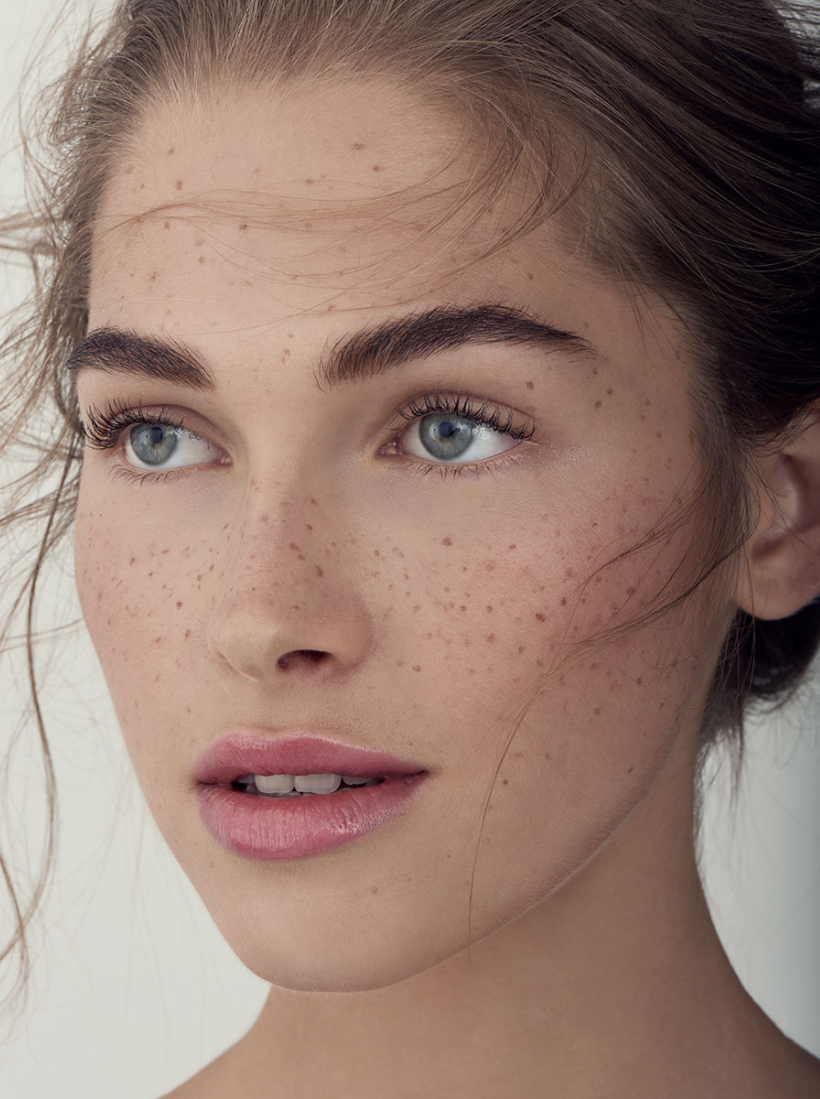
#> input picture chap7平滑处理/pics/qb.png, 820 x 1099 px
$ python blur.py
#> lines starting #> are read from the running program, lines starting #| are printed output that depends on the picture
import cv2
import numpy as np

img = cv2.imread(r'./pics/qb.png')
#> img is the input picture: shape (1099, 820, 3); mean B, G, R 112.4, 123.2, 149.3
img = cv2.resize(img, None, None, 0.5, 0.5)
#> img: shape (550, 410, 3)

#均值滤波
imgBlur = cv2.blur(img, (10,10))
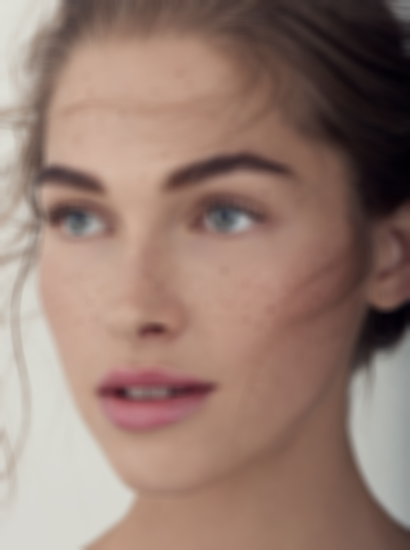
#> imgBlur: shape (550, 410, 3); mean B, G, R 112.6, 123.5, 149.5

#方框滤波，求和
imgBox = cv2.boxFilter(img, -1,(3,3),normalize=0)
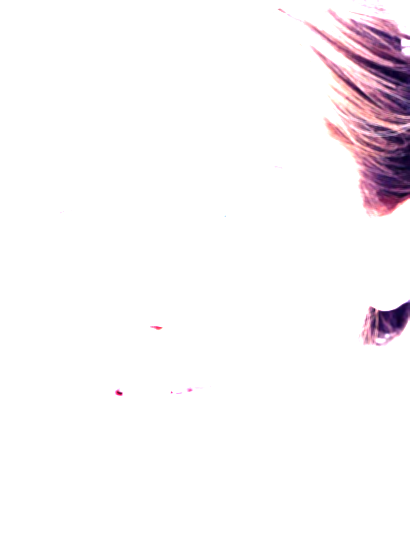
#> imgBox: shape (550, 410, 3); mean B, G, R 248, 245.8, 249.6

#高斯滤波
imgGaussian = cv2.GaussianBlur(img, (5,5),0,None,0)

#中值滤波
imgMedianBlur = cv2.medianBlur(img, 15)

#双边滤波
imgBilateral = cv2.bilateralFilter(img, -1,50,10)

cv2.imshow('imgSrc', img)
cv2.imshow('blur', imgBlur)
cv2.imshow('box', imgBox)
cv2.imshow('gaussian', imgGaussian)
cv2.imshow('median', imgMedianBlur)
cv2.imshow('bilateral', imgBilateral)
cv2.waitKey(0)
